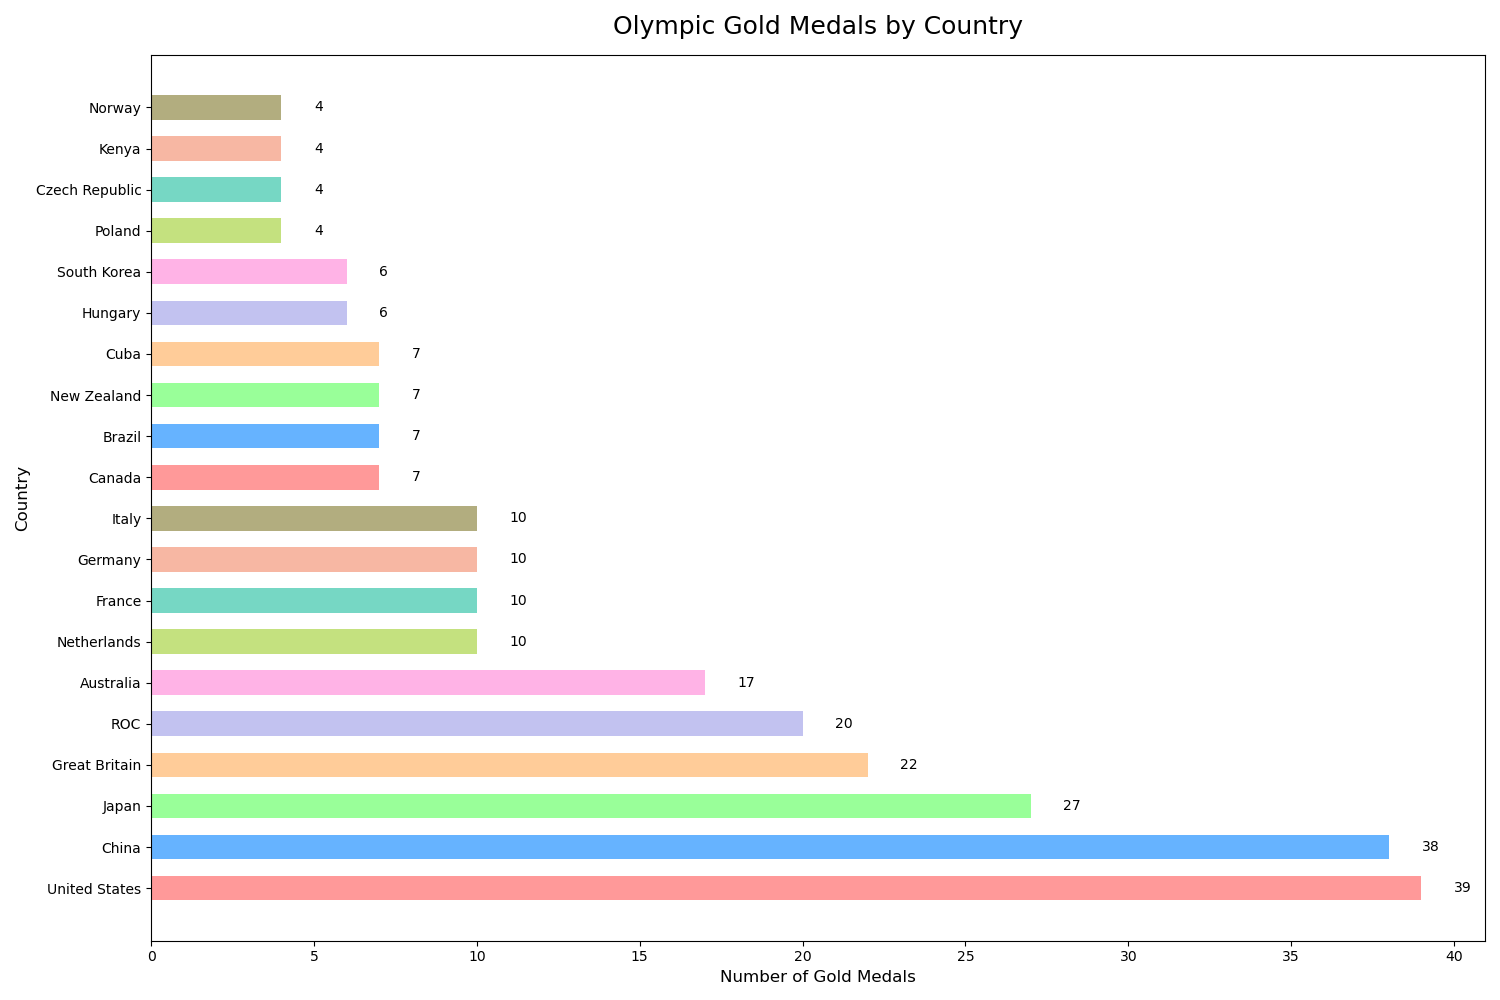

Write the Python code that produced this figure.

import matplotlib.pyplot as plt

# Data
countries = [
    "United States", "China", "Japan", "Great Britain", "ROC", "Australia", 
    "Netherlands", "France", "Germany", "Italy", "Canada", "Brazil", 
    "New Zealand", "Cuba", "Hungary", "South Korea", "Poland", 
    "Czech Republic", "Kenya", "Norway"
]
gold_medals = [39, 38, 27, 22, 20, 17, 10, 10, 10, 10, 7, 7, 7, 7, 6, 6, 4, 4, 4, 4]
silver_medals = [41, 32, 14, 21, 28, 7, 12, 12, 11, 10, 6, 6, 6, 3, 7, 4, 5, 4, 4, 2]
bronze_medals = [33, 18, 17, 22, 23, 22, 14, 11, 16, 20, 11, 8, 7, 5, 7, 10, 5, 3, 2, 2]

# Colors for each country
colors = [
    '#ff9999', '#66b3ff', '#99ff99', '#ffcc99', '#c2c2f0',
    '#ffb3e6', '#c4e17f', '#76d7c4', '#f7b7a3', '#b2ad7f',
    '#ff9999', '#66b3ff', '#99ff99', '#ffcc99', '#c2c2f0',
    '#ffb3e6', '#c4e17f', '#76d7c4', '#f7b7a3', '#b2ad7f'
]

# Plot
fig, ax = plt.subplots(figsize=(15, 10))  # Adjusted size for horizontal layout
bars = ax.barh(countries, gold_medals, color=colors, height=0.6)  # Adjusted bar height to 0.6

# Set the title and labels
ax.set_title('Olympic Gold Medals by Country', fontsize=18, pad=15)
ax.set_xlabel('Number of Gold Medals', fontsize=12)
ax.set_ylabel('Country', fontsize=12)

# Customize the tick labels
plt.xticks(fontsize=10)
plt.yticks(fontsize=10)

# Add the data values on the bars
for bar in bars:
    width = bar.get_width()
    label_x_pos = width + 1
    ax.text(label_x_pos, bar.get_y() + bar.get_height()/2, f'{width}', va='center')

# Show the plot
plt.tight_layout()
plt.show()
